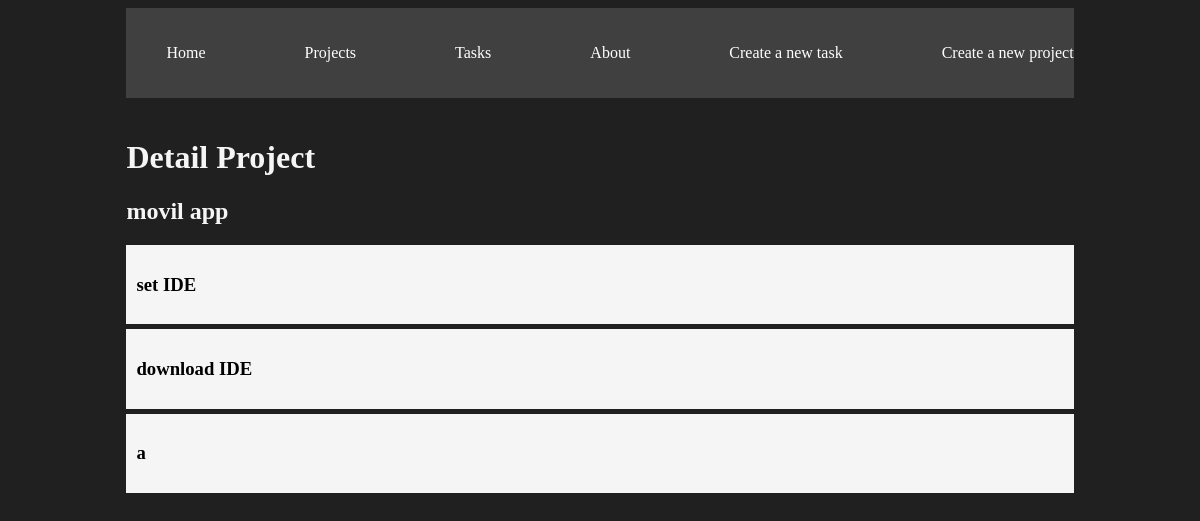
Before: /projects/1 with the older database file.
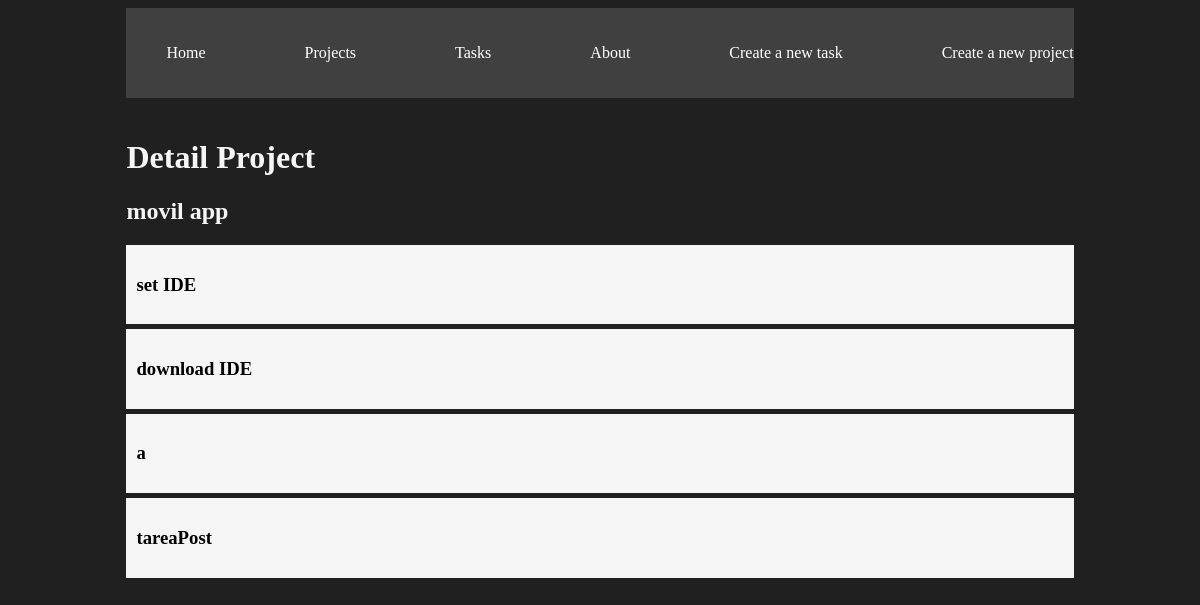
After: the same page with the newer database file.
### myapp/models.py (models this page shows, shortened)
class Task (models.Model):
    title = models.CharField(max_length=200)
    description = models.TextField()
    project = models.ForeignKey(Project, on_delete=models.CASCADE)
    done = models.BooleanField(default= False)

### myapp/views.py (the view)
# urls.py: path('projects/<int:id>', views.project_detail, name='project_detail'),
def project_detail(request, id):
    project = get_object_or_404(Project, id=id)
    tasks = Task.objects.filter(project_id=id)
    print(project)
    return render(request, 'projects/project_detail.html', {'project': project, 'tasks':tasks})

### myapp/models.py (called while the page is built)
    def __str__(self):
        return self.name

### myapp/templates/projects/project_detail.html
{% extends 'layouts/base.html' %}
{% block content %}
<h1>Detail Project</h1>
<h2>{{project}}</h2>
{% for task in tasks %}
<div class="card">
    <h3>{{task.title}}</h3>
</div>
{% endfor %}
{% endblock %}

Changed rows visible on the page:
added Task: title "tareaPost"
